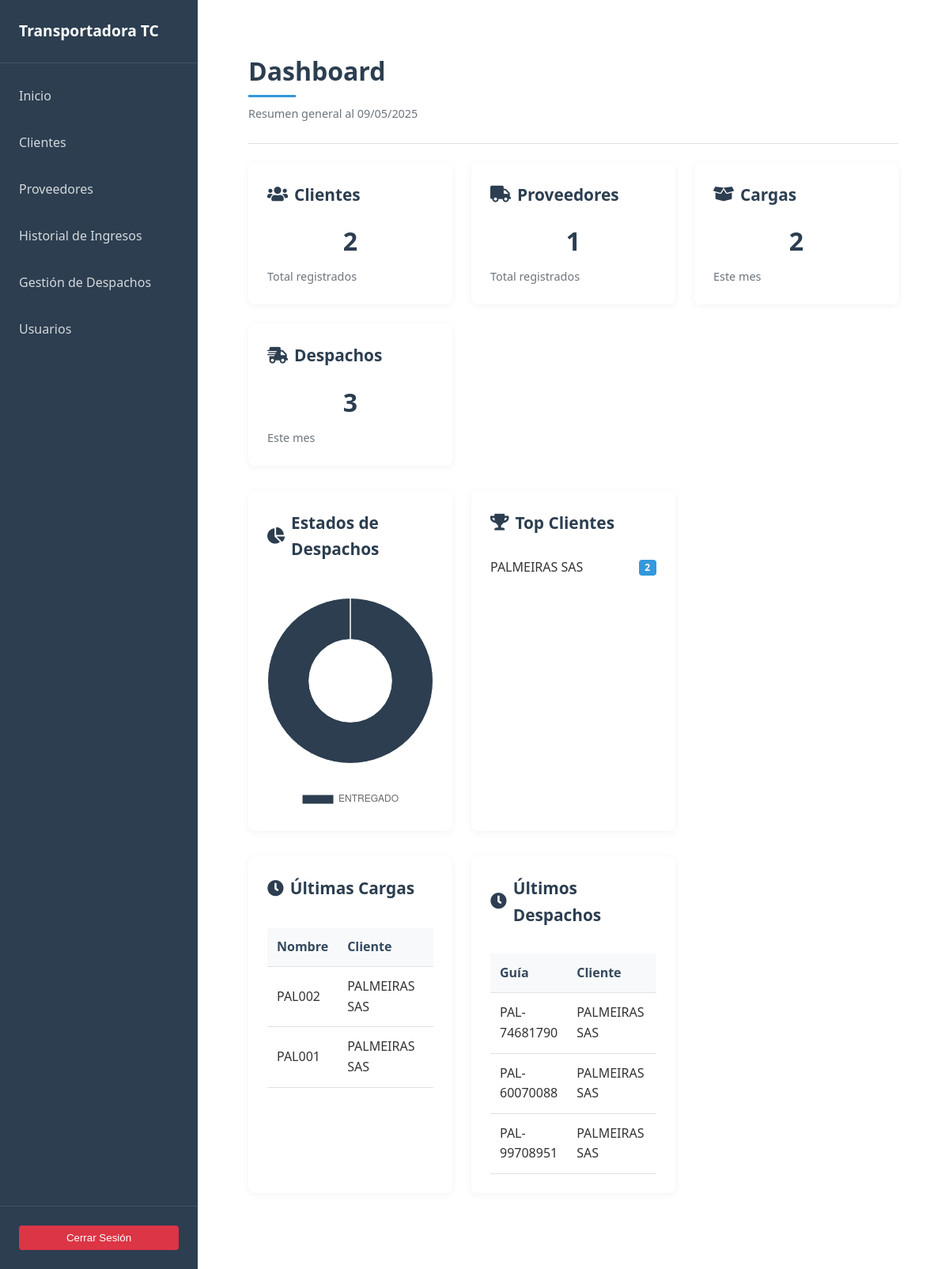
The app's page / (signed in) with its own data.
### clientes/models.py (models this page shows, shortened)
class Cliente(models.Model):
    nit = models.CharField(max_length=255, default="", unique=True, blank=False)
    nombre = models.CharField(max_length=255, blank=False)
    email = models.EmailField()
    telefono = models.CharField(max_length=15)
    ciudad = models.CharField(max_length=255)
    direccion = models.CharField(max_length=255)
    proveedores = models.ManyToManyField(Proveedor, related_name="clientes", blank=True)
    fecha_creacion = models.DateTimeField(auto_now_add=True)

### cargas/models.py (models this page shows, shortened)
class Carga(models.Model):
    nombre = models.CharField(max_length=20, unique=True)
    cliente = models.ForeignKey(Cliente, on_delete=models.CASCADE, related_name='cargas')
    proveedor = models.ForeignKey(Proveedor, on_delete=models.CASCADE, related_name='cargas')
    fecha = models.DateTimeField(auto_now_add=True)
    remision = models.CharField(unique=True, max_length=20)
    observaciones = models.TextField(blank=True, null=True)
    archivo_factura = models.FileField(upload_to='facturas/', blank=True, null=True)

### despachos/models.py (models this page shows, shortened)
class Despacho(models.Model):
    ESTADOS = (
        ('BODEGA', 'En bodega'),
        ('RUTA', 'En ruta'),
        ('ENTREGADO', 'Entregado'),
    )
    cliente = models.ForeignKey(Cliente, on_delete=models.CASCADE, related_name='despachos')
    fecha_creacion = models.DateTimeField(auto_now_add=True)
    guia = models.CharField(max_length=20, unique=True, blank=True)
    estado = models.CharField(max_length=20, choices=ESTADOS, default='BODEGA')
    valor_flete = models.DecimalField(max_digits=10, decimal_places=2, blank=True, null=True)
    observaciones = models.TextField(blank=True, null=True)
    placa_camion = models.CharField(max_length=20, default='')
    nombre_conductor = models.CharField(max_length=50, blank=True, null=True, default='')
    escaneo_completado = models.BooleanField(default=False)

### main/views.py (the view)
# urls.py: path('', views.home, name='home'),
@login_required
def home(request):
    hoy = timezone.now().date()
    inicio_mes = hoy.replace(day=1)
    total_clientes = Cliente.objects.count()
    total_proveedores = Proveedor.objects.count()
    cargas_recientes = Carga.objects.select_related('cliente').order_by('-fecha')[:5]
    total_cargas_mes = Carga.objects.filter(fecha__date__gte=inicio_mes).count()
    cargas_por_cliente = Carga.objects.values('cliente__nombre').annotate(
        total=Count('id')
    ).order_by('-total')[:5]
    despachos_recientes = Despacho.objects.select_related('cliente').order_by('-fecha_creacion')[:5]
    total_despachos_mes = Despacho.objects.filter(fecha_creacion__date__gte=inicio_mes).count()
    estados_despachos = Despacho.objects.values('estado').annotate(
        total=Count('id')
    )
    context = {
        'hoy': hoy,
        'total_clientes': total_clientes,
        'total_proveedores': total_proveedores,
        'cargas_recientes': cargas_recientes,
        'total_cargas_mes': total_cargas_mes,
        'cargas_por_cliente': cargas_por_cliente,
        'despachos_recientes': despachos_recientes,
        'total_despachos_mes': total_despachos_mes,
        'estados_despachos': estados_despachos,
    }
    return render(request, 'main/home.html', context)

### main/templatetags/auth_extras.py (called while the page is built)
@register.filter(name='in_group')
def in_group(user, group_name):
    return user.groups.filter(name=group_name).exists()

### main/templates/main/home.html (shortened to what this page needs)
{% extends 'base.html' %}
{% load static %}
{% block content %}
<main class="main-content">
    <header class="content__header">
        <h1 class="content__title">Dashboard</h1>
        <span class="text-muted">Resumen general al {{ hoy|date:"d/m/Y" }}</span>
    </header>
    <hr class="divider">
    <section class="content__body">
        <div class="card-grid">
            <div class="card">
                <div class="card__body">
                    <h3 class="card__title"><i class="fas fa-users"></i> Clientes</h3>
                    <p class="metric-value">{{ total_clientes }}</p>
                    <p class="text-muted">Total registrados</p>
                </div>
            </div>
            <div class="card">
                <div class="card__body">
                    <h3 class="card__title"><i class="fas fa-truck"></i> Proveedores</h3>
                    <p class="metric-value">{{ total_proveedores }}</p>
                    <p class="text-muted">Total registrados</p>
                </div>
            </div>
            <div class="card">
                <div class="card__body">
                    <h3 class="card__title"><i class="fas fa-box-open"></i> Cargas</h3>
                    <p class="metric-value">{{ total_cargas_mes }}</p>
                    <p class="text-muted">Este mes</p>
                </div>
            </div>
            <div class="card">
                <div class="card__body">
                    <h3 class="card__title"><i class="fas fa-shipping-fast"></i> Despachos</h3>
                    <p class="metric-value">{{ total_despachos_mes }}</p>
                    <p class="text-muted">Este mes</p>
                </div>
            </div>
        </div>
        <div class="card-grid">
            <div class="card">
                <div class="card__body">
                    <h3 class="card__title"><i class="fas fa-chart-pie"></i> Estados de Despachos</h3>
                    <div class="chart-container">
                        <canvas id="estadosDespachosChart"></canvas>
                    </div>
                </div>
            </div>
            <div class="card">
                <div class="card__body">
                    <h3 class="card__title"><i class="fas fa-trophy"></i> Top Clientes</h3>
                    <ul class="top-list">
                        {% for item in cargas_por_cliente %}
                        <li>
                            <span class="name">{{ item.cliente__nombre }}</span>
                            <span class="badge">{{ item.total }}</span>
                        </li>
                        {% empty %}
                        <li class="text-muted">No hay datos disponibles</li>
                        {% endfor %}
                    </ul>
                </div>
            </div>
        </div>
        <div class="card-grid">
            <div class="card">
                <div class="card__body">
                    <h3 class="card__title"><i class="fas fa-clock"></i> Últimas Cargas</h3>
                    <div class="table-responsive">
                        <table class="table">
                            <thead>
                                <tr>
                                    <th>Nombre</th>
                                    <th>Cliente</th>
                                    <th>Fecha</th>
                                </tr>
                            </thead>
                            <tbody>
                                {% for carga in cargas_recientes %}
                                <tr>
                                    <td>{{ carga.nombre }}</td>
                                    <td>{{ carga.cliente.nombre }}</td>
                                    <td>{{ carga.fecha|date:"d/m/Y" }}</td>
                                </tr>
                                {% empty %}
                                <tr>
                                    <td colspan="4" class="text-center">No hay cargas recientes</td>
                                </tr>
                                {% endfor %}
                            </tbody>
                        </table>
                    </div>
                </div>
            </div>
            <div class="card">
                <div class="card__body">
                    <h3 class="card__title"><i class="fas fa-clock"></i> Últimos Despachos</h3>
                    <div class="table-responsive">
                        <table class="table">
                            <thead>
                                <tr>
                                    <th>Guía</th>
                                    <th>Cliente</th>
                                    <th>Estado</th>
                                </tr>
                            </thead>
                            <tbody>
                                {% for despacho in despachos_recientes %}
                                <tr>
                                    <td>{{ despacho.guia }}</td>
                                    <td>{{ despacho.cliente.nombre }}</td>
                                    <td>
                                    </td>
                                </tr>
                                {% empty %}
                                <tr>
                                    <td colspan="4" class="text-center">No hay despachos recientes</td>
                                </tr>
                                {% endfor %}
                            </tbody>
                        </table>
                    </div>
                </div>
            </div>
        </div>
    </section>
</main>
<script>
// Espera a que todo el DOM esté cargado
document.addEventListener('DOMContentLoaded', function() {
    // 1. Verificación del elemento canvas
    const canvas = document.getElementById('estadosDespachosChart');
    if (!canvas) {
        console.error('No se encontró el elemento canvas para el gráfico');
        return;
    }
    // 2. Mostrar datos en consola para depuración
    console.log('Datos del gráfico:', {
        labels: [
            {% for estado in estados_despachos %}
                '{{ estado.estado }}',
            {% endfor %}
        ],
        values: [
            {% for estado in estados_despachos %}
                {{ estado.total }},
            {% endfor %}
        ]
    });
    // 3. Creación del gráfico con configuración segura
    try {
        const ctx = canvas.getContext('2d');
        const chart = new Chart(ctx, {
            type: 'doughnut',
            data: {
                labels: [
                    {% for estado in estados_despachos %}
                        '{{ estado.estado }}',
                    {% endfor %}
                ],
                datasets: [{
                    data: [
                        {% for estado in estados_despachos %}
                            {{ estado.total }},
                        {% endfor %}
                    ],
                    backgroundColor: [
                        '#2c3e50',  // BODEGA
                        '#ffc107',  // RUTA
                        '#28a745',  // ENTREGADO
                    ],
                    borderWidth: 1
                }]
            },
            options: {
                responsive: true,
                maintainAspectRatio: false,
                plugins: {
                    legend: {
                        position: 'bottom',
                    },
                    tooltip: {
                        callbacks: {
                            label: function(context) {
                                return `${context.label}: ${context.raw} despachos`;
                            }
                        }
                    }
                }
            }
        });
        console.log('Gráfico creado exitosamente');
    } catch (error) {
        console.error('Error al crear el gráfico:', error);
    }
});
</script>
{% endblock %}

### static/css/styles.css (style rules this page uses)
:root { --primary-color: #2c3e50; --secondary-color: #34495e; --accent-color: #3498db; --success-color: #28a745; --error-color: #dc3545; --warning-color: #ffc107; --info-color: #17a2b8; --text-color: #333; --light-color: #f8f9fa; --dark-color: #343a40; --sidebar-width: 250px; --transition-speed: 0.3s; }
* { margin: 0; padding: 0; box-sizing: border-box; }
body { font-family: 'Segoe UI', Tahoma, Geneva, Verdana, sans-serif; line-height: 1.6; color: var(--text-color); background-color: #f5f5f5; }
.main-content { padding: 2rem; max-width: 1400px; margin: 0 auto; }
.content__header { margin-bottom: 1.5rem; }
.content__title { font-size: 2rem; color: var(--primary-color); margin-bottom: 0.5rem; }
.text-muted { color: #6c757d; font-size: 0.9rem; }
.divider { border: 0; height: 1px; background-color: #e0e0e0; margin: 1.5rem 0; }
.card-grid { display: grid; grid-template-columns: repeat(auto-fill, minmax(250px, 1fr)); gap: 1.5rem; margin-bottom: 2rem; }
.card { background: white; border-radius: 8px; box-shadow: 0 2px 10px rgba(0, 0, 0, 0.05); overflow: hidden; transition: transform 0.3s ease, box-shadow 0.3s ease; }
.card__body { padding: 1.5rem; }
.card__title { font-size: 1.1rem; margin-bottom: 1rem; color: var(--secondary-color); display: flex; align-items: center; gap: 0.5rem; }
.metric-value { font-size: 2.2rem; font-weight: 700; color: var(--primary-color); margin: 0.5rem 0; }
.top-list { list-style: none; }
.top-list li { display: flex; justify-content: space-between; align-items: center; padding: 0.7rem 0; border-bottom: 1px solid #f0f0f0; }
.top-list li:last-child { border-bottom: none; }
.badge { background-color: var(--accent-color); color: white; padding: 0.3rem 0.6rem; border-radius: 20px; font-size: 0.8rem; font-weight: 600; }
.table-responsive { overflow-x: auto; }
.table { width: 100%; border-collapse: collapse; margin-top: 1rem; }
.table th, .table td { padding: 0.75rem; text-align: left; border-bottom: 1px solid #dee2e6; }
.table th { background-color: #f8f9fa; font-weight: 600; color: var(--secondary-color); }
.chart-container { position: relative; width: 100%; min-height: 250px; margin-top: 1rem; }
.card__title { font-size: 1.3rem; margin-bottom: 1rem; color: var(--primary-color); transition: color 0.3s; }
.badge { display: inline-block; padding: 0.25rem 0.5rem; font-size: 0.75rem; font-weight: 600; line-height: 1; text-align: center; white-space: nowrap; vertical-align: baseline; border-radius: 0.25rem; background-color: var(--accent-color); color: white; }
.content__title { position: relative; padding-bottom: 0.5rem; }
.content__title::after { content: ''; position: absolute; bottom: 0; left: 0; width: 60px; height: 3px; background-color: var(--accent-color); }
.card-grid { margin-bottom: 2rem; }
.metric-value { font-size: 2rem; font-weight: bold; color: var(--primary-color); margin: 0.5rem 0; text-align: center; }
.badge { display: inline-block; padding: 0.35em 0.65em; font-size: 0.75em; font-weight: 700; line-height: 1; color: white; text-align: center; white-space: nowrap; vertical-align: baseline; border-radius: 0.25rem; }

### records on screen
Cliente: cliente__nombre "PALMEIRAS SAS", total "2"
Carga: nombre "PAL002", cliente.nombre "PALMEIRAS SAS"
Carga: nombre "PAL001", cliente.nombre "PALMEIRAS SAS"
Despacho: guia "PAL-74681790", cliente.nombre "PALMEIRAS SAS"
Despacho: guia "PAL-60070088", cliente.nombre "PALMEIRAS SAS"
Despacho: guia "PAL-99708951", cliente.nombre "PALMEIRAS SAS"

### other values on screen
{{ total_clientes }} "2"
{{ total_proveedores }} "1"
{{ total_cargas_mes }} "2"
{{ total_despachos_mes }} "3"
chart data {{ estado.estado }} ENTREGADO
